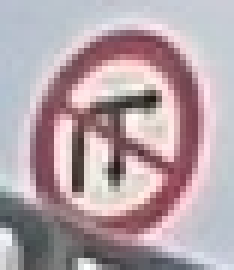
#> input picture data/test/Cam/Cam_004.jpg, 39 x 45 px (shown 6 times larger); its folder holds only this picture in this run
$ jupyter execute --allow-errors generate_report_assets.ipynb
#> lines starting #> are read from the running program, lines starting #| are printed output that depends on the picture
# Generate report assets cho project HOG + HSV + SVM / Random Forest

Notebook này dùng để sinh lại toàn bộ asset cho báo cáo theo phiên bản project hiện tại:

1. Thống kê dữ liệu `train / validation / test`.
2. Trực quan hóa pipeline đúng: **ảnh gốc tách thành hai nhánh song song**: nhánh HOG từ ảnh xám và nhánh HSV histogram từ ảnh màu.
3. So sánh HOG `8x2` và `6x3`, đồng thời sinh bảng số chiều `HOG + HSV`.
4. Load 4 model `.joblib` đã train: SVM/RF với cấu hình `6x3` và `8x2`.
5. Đánh giá model trên tập test, sinh bảng kết quả, biểu đồ so sánh, confusion matrix của model tốt nhất.
6. Sinh hình pipeline dự đoán của model tốt nhất.

> Nếu `main.tex` đang dùng `\includegraphics{model_comparison.png}` mà ảnh nằm trong `report_assets`, nên thêm dòng sau vào preamble:
>
> ```latex
> \graphicspath{{report_assets/}}
> ```

## 1. Import thư viện và cấu hình đường dẫn

[cell 1]
from __future__ import annotations

import json
import math
import os
import re
import shutil
import warnings
from pathlib import Path

import cv2
import joblib
import numpy as np
import pandas as pd
import matplotlib.pyplot as plt

from skimage.color import rgb2gray
from skimage.feature import hog
from skimage.io import imread
from skimage.transform import resize
from sklearn.metrics import accuracy_score, classification_report, confusion_matrix, f1_score
from sklearn.model_selection import train_test_split

warnings.filterwarnings("ignore")


def find_project_root(start: Path) -> Path:
    """Tự tìm thư mục gốc project dựa vào data/ và models/."""
    start = start.resolve()
    for candidate in [start, *start.parents]:
        if (candidate / "data").exists() and (candidate / "models").exists():
            return candidate
    return start


# =============================
# CẤU HÌNH CHÍNH
# =============================
# Nếu tự động tìm sai thư mục, hãy mở comment dòng dưới và sửa lại path.
# BASE_DIR = Path(r"E:\Nam_3_HK2\ThiGiac\DoAn\demo")
BASE_DIR = find_project_root(Path.cwd())

DATA_DIR = BASE_DIR / "data"
MODELS_DIR = BASE_DIR / "models"
ASSETS_DIR = BASE_DIR / "report_assets"
ASSETS_DIR.mkdir(parents=True, exist_ok=True)

# Nếu main.tex chưa dùng \graphicspath{{report_assets/}}, có thể bật True để copy thêm ảnh ra root project.
COPY_IMAGES_TO_PROJECT_ROOT = False

CLASSES = ["Cam", "Chidan", "Hieulenh", "Nguyhiem", "Phu"]
IMAGE_SIZE = (128, 128)
SEED = 42
VAL_SIZE = 0.2
HSV_HIST_BINS = (16, 8, 8)

MODEL_FILES = {
    "SVM_6x3": MODELS_DIR / "HOG_SVM_6x3.joblib",
    "SVM_8x2": MODELS_DIR / "HOG_SVM_8x2.joblib",
    "RF_6x3": MODELS_DIR / "HOG_RandomForest_6x3.joblib",
    "RF_8x2": MODELS_DIR / "HOG_RandomForest_8x2.joblib",
}

DEFAULT_HOG_PARAMS_8x2 = {
    "orientations": 9,
    "pixels_per_cell": (8, 8),
    "cells_per_block": (2, 2),
    "block_norm": "L2-Hys",
    "feature_vector": True,
}

DEFAULT_HOG_PARAMS_6x3 = {
    "orientations": 9,
    "pixels_per_cell": (6, 6),
    "cells_per_block": (3, 3),
    "block_norm": "L2-Hys",
    "feature_vector": True,
}

print("BASE_DIR   :", BASE_DIR)
print("DATA_DIR   :", DATA_DIR, "| exists =", DATA_DIR.exists())
print("MODELS_DIR :", MODELS_DIR, "| exists =", MODELS_DIR.exists())
print("ASSETS_DIR :", ASSETS_DIR)

if not DATA_DIR.exists():
    raise FileNotFoundError(f"Không tìm thấy thư mục data: {DATA_DIR}")

## 2. Hàm hỗ trợ: đọc ảnh, HOG, HSV và ghi file

[cell 2]
def list_image_files(folder: Path) -> list[Path]:
    exts = {".jpg", ".jpeg", ".png", ".bmp", ".tif", ".tiff", ".webp"}
    if not folder.exists():
        return []
    return sorted([p for p in folder.rglob("*") if p.suffix.lower() in exts])


# [4 lines left out: function normalize_tuple, not called in this run]


def normalize_hog_params(params: dict | None) -> dict:
    params = dict(params or {})
    params.setdefault("orientations", 9)
    params.setdefault("pixels_per_cell", (8, 8))
    params.setdefault("cells_per_block", (2, 2))
    params.setdefault("block_norm", "L2-Hys")
    params.setdefault("feature_vector", True)
    params["pixels_per_cell"] = tuple(params["pixels_per_cell"])
    params["cells_per_block"] = tuple(params["cells_per_block"])
    return params


def to_uint8_rgb(image: np.ndarray) -> np.ndarray:
    if image.ndim == 2:
        image = np.stack([image, image, image], axis=-1)
    if image.ndim == 3 and image.shape[-1] == 4:
        image = image[..., :3]

    rgb = image.astype(np.float32)
    if rgb.max() <= 1.0:
        rgb = rgb * 255.0
    return np.clip(rgb, 0, 255).astype(np.uint8)


def resize_rgb_image(image: np.ndarray, image_size: tuple[int, int]) -> np.ndarray:
    height, width = tuple(image_size)
    rgb = to_uint8_rgb(image)
    return cv2.resize(rgb, (width, height), interpolation=cv2.INTER_AREA)


def load_image_steps(img_path: Path, image_size: tuple[int, int] = IMAGE_SIZE):
    """Trả về ảnh gốc RGB/gray, ảnh xám, ảnh xám resize và ảnh RGB resize."""
#> called with image_size = (128, 128)
    image = imread(img_path)
#> image is the input picture: shape (45, 39, 3); mean R, G, B 179.8, 162.8, 168.7
    if image.ndim == 3 and image.shape[-1] == 4:
        image = image[..., :3]

    if image.ndim == 3:
        gray = rgb2gray(image)
    else:
        gray = image.astype(np.float32)
        if gray.max() > 1:
            gray = gray / 255.0

    gray_resized = resize(gray, image_size, anti_aliasing=True)
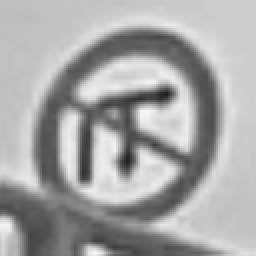
#> gray_resized: shape (128, 128) float64 (shown 2 times larger); min 0.135, max 0.989, mean 0.654
    rgb_resized = resize_rgb_image(image, image_size)
#> in resize_rgb_image, `return cv2.resize(rgb, (width, height), interpolation=cv2.INTER_AREA)`:
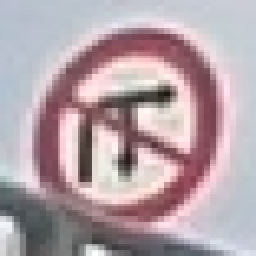
#> returned value: shape (128, 128, 3) (shown 2 times larger); mean of channels 0, 1, 2 179.7, 162.7, 168.7; drawn as R, G, B
    return image, gray, gray_resized, rgb_resized


def extract_hsv_histogram(image: np.ndarray, image_size: tuple[int, int], hsv_bins: tuple[int, int, int]) -> np.ndarray:
    """Trích xuất histogram HSV theo 3 kênh H, S, V rồi nối lại thành vector."""
    rgb_resized = resize_rgb_image(image, image_size)
    hsv = cv2.cvtColor(rgb_resized, cv2.COLOR_RGB2HSV)
    h_bins, s_bins, v_bins = tuple(hsv_bins)

    hist_h = cv2.calcHist([hsv], [0], None, [h_bins], [0, 180]).flatten()
    hist_s = cv2.calcHist([hsv], [1], None, [s_bins], [0, 256]).flatten()
    hist_v = cv2.calcHist([hsv], [2], None, [v_bins], [0, 256]).flatten()

    feature = np.concatenate([hist_h, hist_s, hist_v]).astype(np.float32)
    feature /= feature.sum() + 1e-8
    return feature


def enhance_hog_image(hog_image: np.ndarray) -> np.ndarray:
    """Làm ảnh HOG dễ nhìn hơn khi đưa vào báo cáo."""
    image = np.asarray(hog_image, dtype=np.float32)
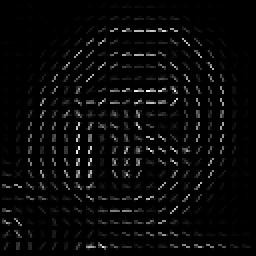
#> image: shape (128, 128) float32 (shown 2 times larger); min 0, max 0.216, mean 0.00771; drawn with min black and max white
    image = np.nan_to_num(image, nan=0.0, posinf=0.0, neginf=0.0)
    image = np.maximum(image, 0.0)

    if float(image.max()) <= float(image.min()):
        return np.full((*image.shape, 3), 246, dtype=np.uint8)

    active = image[image > 0]
#> active = 6130 values, max 0.216 at index 2244, min 3.04e-06 at index 72, mean 0.0206
    if active.size == 0:
        return np.full((*image.shape, 3), 246, dtype=np.uint8)

    low = float(np.percentile(active, 5.0))
#> low = 0.000185
    high = float(np.percentile(active, 99.5))
#> high = 0.168
    if high <= low:
        low, high = 0.0, float(active.max())

    image = np.clip((image - low) / (high - low + 1e-8), 0.0, 1.0)
    image = np.power(image, 0.32)
    image_u8 = np.clip(image * 255.0, 0, 255).astype(np.uint8)
    image_u8 = cv2.dilate(image_u8, np.ones((2, 2), dtype=np.uint8), iterations=1)
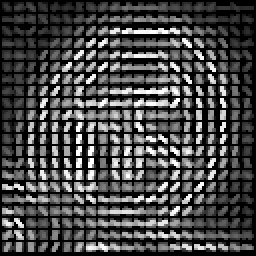
#> image_u8: shape (128, 128) (shown 2 times larger); min 0, max 255, mean 71.4

    color_bgr = cv2.applyColorMap(image_u8, cv2.COLORMAP_TURBO)
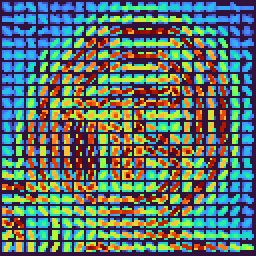
#> color_bgr: shape (128, 128, 3) (shown 2 times larger); mean B, G, R 107, 112.4, 93
    color_rgb = cv2.cvtColor(color_bgr, cv2.COLOR_BGR2RGB)
    canvas = np.full((*image_u8.shape, 3), 246, dtype=np.uint8)
    mask = image_u8 > 10
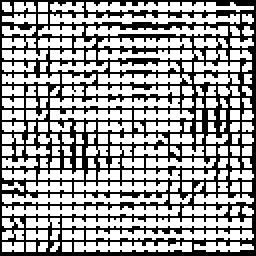
#> mask: shape (128, 128) bool (shown 2 times larger); 62.8% white; black in thin lines or dots
    alpha = (image_u8.astype(np.float32) / 255.0)[..., None]
    blended = canvas.astype(np.float32) * (1.0 - alpha) + color_rgb.astype(np.float32) * alpha
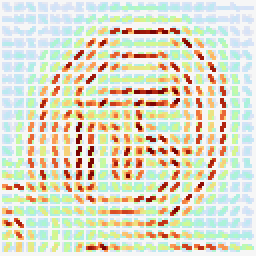
#> blended: shape (128, 128, 3) float32 (shown 2 times larger); mean of channels 0, 1, 2 221.1, 220.3, 201; drawn as R, G, B
    canvas[mask] = blended[mask].astype(np.uint8)
    return canvas


def extract_hog_visual(gray_resized: np.ndarray, hog_params: dict):
    hog_params = normalize_hog_params(hog_params)
    fd, hog_img = hog(gray_resized, visualize=True, **hog_params)
    return fd.astype(np.float32), enhance_hog_image(hog_img)


# [15 lines left out: function build_feature_from_path, not called in this run]


def save_text(path: Path, text: str):
    path.parent.mkdir(parents=True, exist_ok=True)
    path.write_text(text, encoding="utf-8")


def save_fig(fig, filename: str, dpi: int = 300):
    path = ASSETS_DIR / filename
    fig.savefig(path, dpi=dpi, bbox_inches="tight")
    if COPY_IMAGES_TO_PROJECT_ROOT and path.suffix.lower() in {".png", ".jpg", ".jpeg"}:
        shutil.copy2(path, BASE_DIR / filename)
    print("Đã lưu:", path)
    return path


def df_to_latex(df: pd.DataFrame, filename: str, **kwargs):
    path = ASSETS_DIR / filename
    default = dict(index=False, escape=False)
    default.update(kwargs)
    save_text(path, df.to_latex(**default))
    print("Đã lưu:", path)
    return path


def choose_sample(preferred_label: str = "Nguyhiem") -> Path:
    labels = [preferred_label] + [c for c in CLASSES if c != preferred_label]
    for cls in labels:
        candidates = list_image_files(DATA_DIR / "test" / cls)
        if candidates:
            return candidates[0]
    for cls in labels:
        candidates = list_image_files(DATA_DIR / "train" / cls)
        if candidates:
            return candidates[0]
    raise FileNotFoundError("Không tìm thấy ảnh mẫu trong data/train hoặc data/test.")

## 3. Thống kê train / validation / test

[cell 3]
def collect_samples(split: str) -> list[tuple[Path, str]]:
    samples = []
    for cls in CLASSES:
        for img_path in list_image_files(DATA_DIR / split / cls):
            samples.append((img_path, cls))
    return samples


train_full_samples = collect_samples("train")
test_samples = collect_samples("test")

if not train_full_samples:
    raise FileNotFoundError(f"Không tìm thấy ảnh train trong {DATA_DIR / 'train'}")

train_full_paths = [p for p, _ in train_full_samples]
train_full_labels = [y for _, y in train_full_samples]

#> (the rest of this cell did not finish here and is left out)

## 4. Trực quan hóa pipeline HOG + HSV và số chiều đặc trưng

[cell 4]
def make_hsv_bin_labels(hsv_bins: tuple[int, int, int]) -> list[str]:
    return (
        [f"H{i+1}" for i in range(hsv_bins[0])] +
        [f"S{i+1}" for i in range(hsv_bins[1])] +
        [f"V{i+1}" for i in range(hsv_bins[2])]
    )


def plot_feature_pipeline(sample_path: Path):
    image, gray, gray_resized, rgb_resized = load_image_steps(sample_path, IMAGE_SIZE)
    hog_fd, hog_img = extract_hog_visual(gray_resized, DEFAULT_HOG_PARAMS_6x3)
    hsv_feature = extract_hsv_histogram(image, IMAGE_SIZE, HSV_HIST_BINS)
#> in extract_hsv_histogram, `hist_h = cv2.calcHist([hsv], [0], None, [h_bins], [0, 180]).flatten()`: hist_h = [1819, 524, 160, 78, 0, 19, 126, 100, 641, 3541, 993, 463, 400, 443, 1016, 6061]
#> in extract_hsv_histogram, `hist_s = cv2.calcHist([hsv], [1], None, [s_bins], [0, 256]).flatten()`: hist_s = [10006, 3294, 1622, 1400, 62, 0, 0, 0]
#> in extract_hsv_histogram, `hist_v = cv2.calcHist([hsv], [2], None, [v_bins], [0, 256]).flatten()`: hist_v = [6, 75, 852, 1989, 2336, 1215, 6443, 3468]
#> in extract_hsv_histogram, `feature = np.concatenate([hist_h, hist_s, hist_v]).astype(np.float32)`: feature = 32 values, max 10006 at index 16, min 0 at index 4, mean 1536
#> in extract_hsv_histogram, `feature /= feature.sum() + 1e-8`: feature = 32 values, max 0.204 at index 16, min 0 at index 4, mean 0.0312
#> hsv_feature has the same summary as feature in extract_hsv_histogram
    hsv_img = cv2.cvtColor(rgb_resized, cv2.COLOR_RGB2HSV)
    hsv_for_show = cv2.cvtColor(hsv_img, cv2.COLOR_HSV2RGB)
    combined_dim = len(hog_fd) + len(hsv_feature)
#> combined_dim = 29273

    fig, axes = plt.subplots(1, 6, figsize=(22, 4))
    axes[0].imshow(image, cmap="gray" if image.ndim == 2 else None)
    axes[0].set_title("Ảnh gốc")
    axes[1].imshow(gray_resized, cmap="gray")
    axes[1].set_title("Nhánh HOG\nGrayscale + resize")
    axes[2].imshow(hog_img)
    axes[2].set_title(f"HOG 6x3\n{len(hog_fd):,} chiều")
    axes[3].imshow(hsv_for_show)
    axes[3].set_title("Nhánh màu\nRGB -> HSV")

    labels = make_hsv_bin_labels(HSV_HIST_BINS)
    axes[4].bar(np.arange(len(hsv_feature)), hsv_feature)
    axes[4].set_title(f"HSV histogram\n{len(hsv_feature):,} chiều")
    axes[4].set_xticks(np.arange(len(hsv_feature))[::4])
    axes[4].set_xticklabels(labels[::4], rotation=60, ha="right", fontsize=8)
    axes[4].grid(axis="y", linestyle="--", alpha=0.3)

    axes[5].axis("off")
    axes[5].text(
        0.5,
        0.55,
        "Ghép vector\nHOG + HSV\n\n"
        f"{len(hog_fd):,} + {len(hsv_feature):,}\n"
        f"= {combined_dim:,} chiều",
        ha="center",
        va="center",
        fontsize=12,
        bbox=dict(boxstyle="round,pad=0.5", fc="white", ec="black", alpha=0.9),
    )

    for ax in axes[:4]:
        ax.axis("off")

    fig.suptitle("Pipeline trích xuất đặc trưng: HOG và HSV được lấy song song từ cùng ảnh đầu vào", y=1.05)
    plt.tight_layout()
    save_fig(fig, "feature_pipeline_hog_hsv.png")
#> in save_fig, `fig.savefig(path, dpi=dpi, bbox_inches="tight")`:
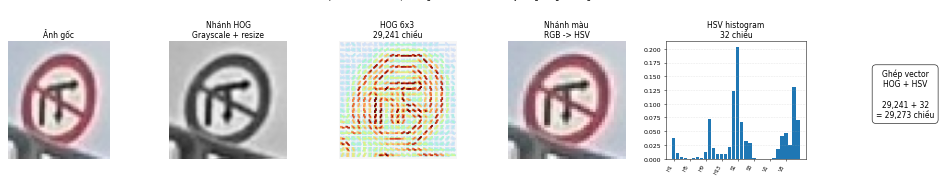
#> figure drawn by matplotlib, 5 panels; panel 5: tallest bar 0.204 high, from x = 15.6 to 16.4
    plt.show()
    plt.close(fig)


def plot_hog_compare_and_feature_dims(sample_path: Path):
    image, gray, gray_resized, _ = load_image_steps(sample_path, IMAGE_SIZE)

    fd_8x2, hog_img_8x2 = extract_hog_visual(gray_resized, DEFAULT_HOG_PARAMS_8x2)
#> in enhance_hog_image (call 2), `image = np.asarray(hog_image, dtype=np.float32)`:
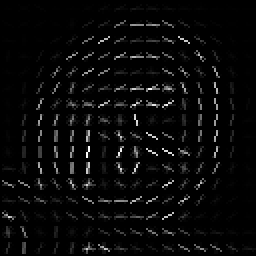
#> image: shape (128, 128) float32 (shown 2 times larger); min 0, max 0.181, mean 0.00651; drawn with min black and max white
#> in enhance_hog_image (call 2), `active = image[image > 0]`: active = 6331 values, max 0.181 at index 3744, min 1.49e-06 at index 54, mean 0.0168
#> in enhance_hog_image (call 2), `low = float(np.percentile(active, 5.0))`: low = 0.000137
#> in enhance_hog_image (call 2), `high = float(np.percentile(active, 99.5))`: high = 0.151
#> in enhance_hog_image (call 2), `image = np.clip((image - low) / (high - low + 1e-8), 0.0, 1.0)`:
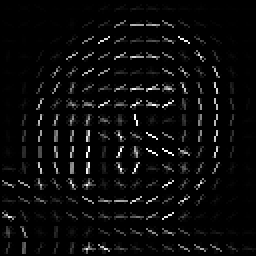
#> image: shape (128, 128) float32 (shown 2 times larger); min 0, max 1, mean 0.0425
#> (the rest of the program and of its run is left out)
